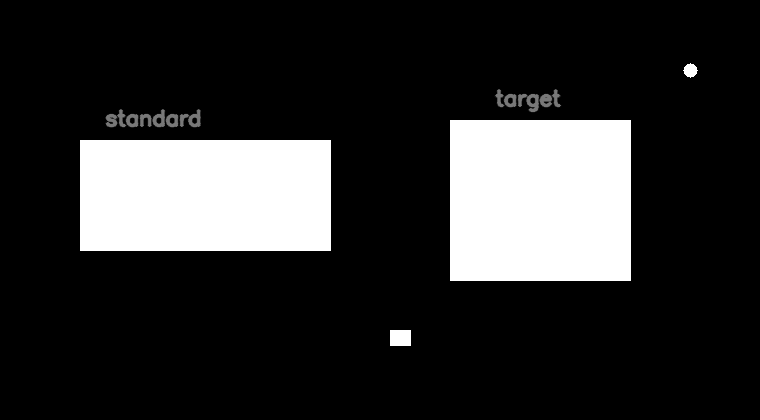
#> input picture week01-opencv/day05/images/measurement_test.png, 760 x 420 px
$ python test03_pixel_measurement.py
#> lines starting #> are read from the running program, lines starting #| are printed output that depends on the picture; after the words box and inside, x2 and y2 are one past the last pixel; in counts of white or black regions, pixels touching at a corner belong together
"""
Descripttion:
Author: Jie.Zh
Date: 2026-06-24 16:13:12
LastEditTime: 2026-06-24 16:14:25
"""

from pathlib import Path

import cv2

# 路径
BASE_DIR = Path(__file__).resolve().parent
IMAGE_FILE_PATH = BASE_DIR / "images" / "measurement_test.png"
OUTPUTS_PATH = BASE_DIR / "outputs" / "pixel_measurement"
OUTPUTS_PATH.mkdir(parents=True, exist_ok=True)

image_name = IMAGE_FILE_PATH.stem
result_path = OUTPUTS_PATH / f"{image_name}_result.png"

# 读取图片并复制
image = cv2.imread(str(IMAGE_FILE_PATH))
#> image is the input picture: shape (420, 760, 3); min 0, max 255, mean 46.5
if image is None:
    raise FileNotFoundError("文件读取失败")
marked_image = image.copy()
# 读取灰度图
gray_image = cv2.cvtColor(image, cv2.COLOR_BGR2GRAY)
# 二值化
_, binary_image = cv2.threshold(
    gray_image,
    0,
    255,
    cv2.THRESH_BINARY | cv2.THRESH_OTSU,
)
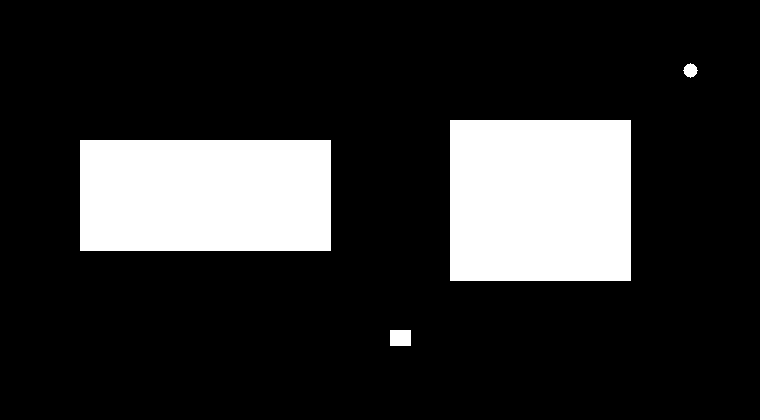
#> binary_image: shape (420, 760); 18% white; 4 white regions
# 查找外部轮廓
contours, _ = cv2.findContours(
    binary_image,
    cv2.RETR_EXTERNAL,
    cv2.CHAIN_APPROX_SIMPLE,
)
#> contours = 4 contours; box (x1, y1, x2, y2) and area: (450, 120, 631, 281) 28800, (80, 140, 331, 251) 27500, (390, 330, 411, 346) 300, (683, 63, 698, 78) 130
# 过滤有效轮廓
min_area = 1000
valid_contours = []
for contour in contours:
    area = cv2.contourArea(contour)
    x, y, width, height = cv2.boundingRect(contour)
    if area >= min_area:
        valid_contours.append((contour, x, y, width, height))
#> this loop made 4 passes
#> (contour, area, x, y, width, height) on passes 1 to 3: ([[390, 330], [390, 345], [410, 345], [410, 330]], 300, 390, 330, 21, 16), ([[80, 140], [80, 250], [330, 250], [330, 140]], 27500, 80, 140, 251, 111), ([[450, 120], [450, 280], [630, 280], [630, 120]], 28800, 450, 120, 181, 161)
#> (area, x, y, width, height) on pass 4: (130, 683, 63, 15, 15)
#> after the loop, valid_contours = [([[80, 140], [80, 250], [330, 250], [330, 140]], 80, 140, 251, 111), ([[450, 120], [450, 280], [630, 280], [630, 120]], 450, 120, 181, 161)]

# 根据x坐标排序，x坐标最小的最靠前
valid_contours.sort(key=lambda item: item[1])

# 排序第一个为标准件 第二个为带测量件
standard_part = valid_contours[0]
#> standard_part = ([[80, 140], [80, 250], [330, 250], [330, 140]], 80, 140, 251, 111)
target_part = valid_contours[1]
#> target_part = ([[450, 120], [450, 280], [630, 280], [630, 120]], 450, 120, 181, 161)

standard_part_width_mm = 50


mm_per_pixel = standard_part_width_mm / standard_part[3]
#> mm_per_pixel = 0.199

standard_part_height_mm = standard_part[4] * mm_per_pixel
#> standard_part_height_mm = 22.11

target_part_width_mm = target_part[3] * mm_per_pixel
#> target_part_width_mm = 36.06
target_part_height_mm = target_part[4] * mm_per_pixel
#> target_part_height_mm = 32.07

# 标准件画框和标注文字
cv2.rectangle(
    marked_image,
    (standard_part[1], standard_part[2]),
    (standard_part[1] + standard_part[3], standard_part[2] + standard_part[4]),
    (0, 255, 0),
    2,
    cv2.LINE_AA,
)
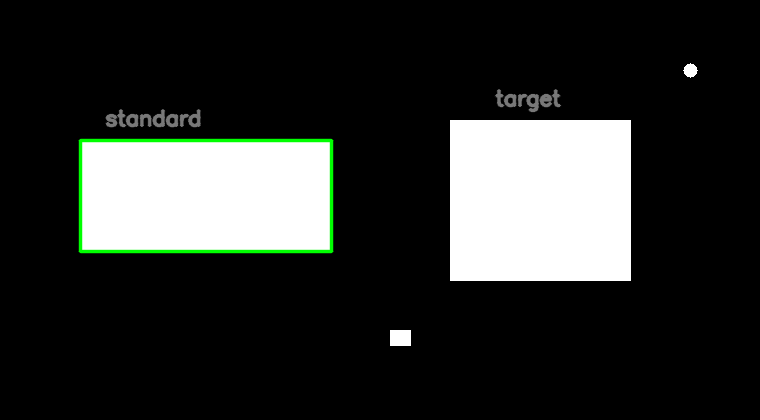
#> marked_image: shape (420, 760, 3); 1.13% of pixels changed, all inside (x1, y1, x2, y2) = (78, 138, 334, 254)
# 绘制文字
standard_texts = [
    "Standard",
    f"W:{standard_part_width_mm:.1f}mm",
    f"H:{standard_part_height_mm:.1f}mm",
    f"Scale:{mm_per_pixel:.4f}mm/px",
]
#> standard_texts = ['Standard', 'W:50.0mm', 'H:22.1mm', 'Scale:0.1992mm/px']
standard_text_x = standard_part[1]
#> standard_text_x = 80
standard_text_y = max(standard_part[2] - 75, 30)
#> standard_text_y = 65
# 循环标注文字
for index, text in enumerate(standard_texts):
    cv2.putText(
        marked_image,
        text,
        (standard_text_x, standard_text_y + index * 20),
        cv2.FONT_HERSHEY_SIMPLEX,
        0.5,
        (0, 255, 0),
        1,
    )
#> this loop made 4 passes
#> text on passes 1 to 4: 'Standard', 'W:50.0mm', 'H:22.1mm', 'Scale:0.1992mm/px'
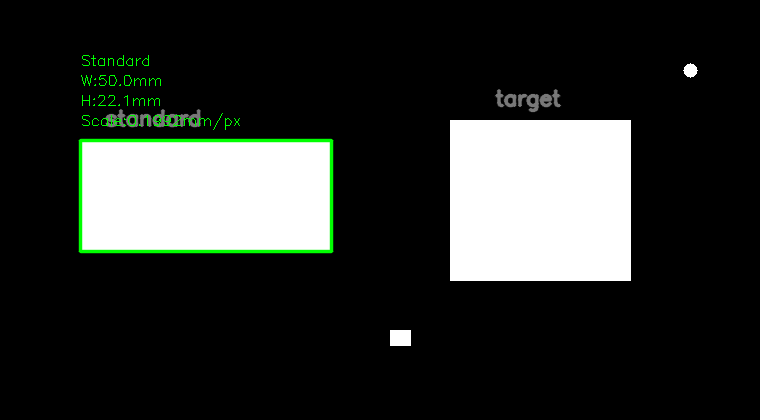
#> marked_image: shape (420, 760, 3); 0.27% of pixels changed, all inside (x1, y1, x2, y2) = (81, 55, 240, 130)

# 待测量件画框和标注文字
cv2.rectangle(
    marked_image,
    (target_part[1], target_part[2]),
    (target_part[1] + target_part[3], target_part[2] + target_part[4]),
    (0, 255, 255),
    2,
    cv2.LINE_AA,
)
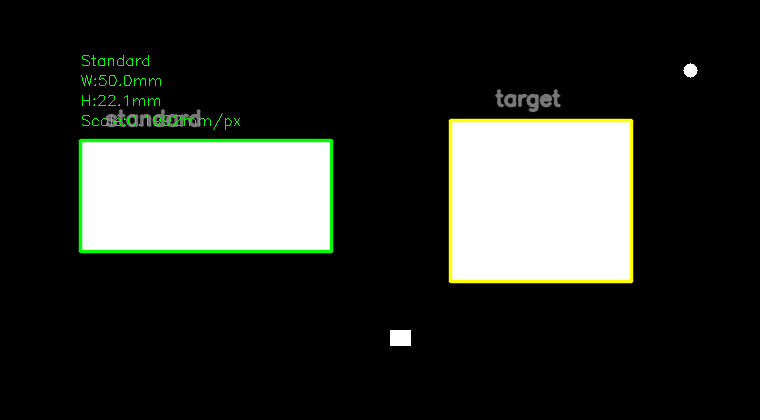
#> marked_image: shape (420, 760, 3); 1.07% of pixels changed, all inside (x1, y1, x2, y2) = (448, 118, 634, 284)

target_texts = [
    "Target",
    f"W:{target_part_width_mm:.1f}mm",
    f"H:{target_part_height_mm:.1f}mm",
    f"Scale:{mm_per_pixel:.4f}mm/px",
]
#> target_texts = ['Target', 'W:36.1mm', 'H:32.1mm', 'Scale:0.1992mm/px']
target_text_x = target_part[1]
#> target_text_x = 450
target_text_y = max(target_part[2] - 75, 30)
#> target_text_y = 45
for index, text in enumerate(target_texts):
    cv2.putText(
        marked_image,
        text,
        (target_text_x, target_text_y + index * 20),
        cv2.FONT_HERSHEY_SIMPLEX,
        0.5,
        (0, 255, 255),
        1,
    )
#> this loop made 4 passes
#> text on passes 1 to 4: 'Target', 'W:36.1mm', 'H:32.1mm', 'Scale:0.1992mm/px'
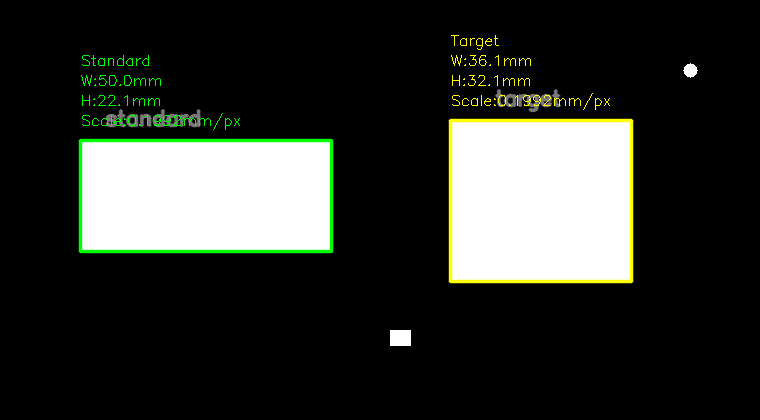
#> marked_image: shape (420, 760, 3); 0.25% of pixels changed, all inside (x1, y1, x2, y2) = (451, 35, 610, 110)

# 保存
saved = cv2.imwrite(str(result_path), marked_image)
if saved:
    print(f"{result_path.name} 保存成功")
else:
    print(f"{result_path.name} 保存失败")

$ run again, with week01-opencv/day05/images/center_test.png copied over week01-opencv/day05/images/measurement_test.png
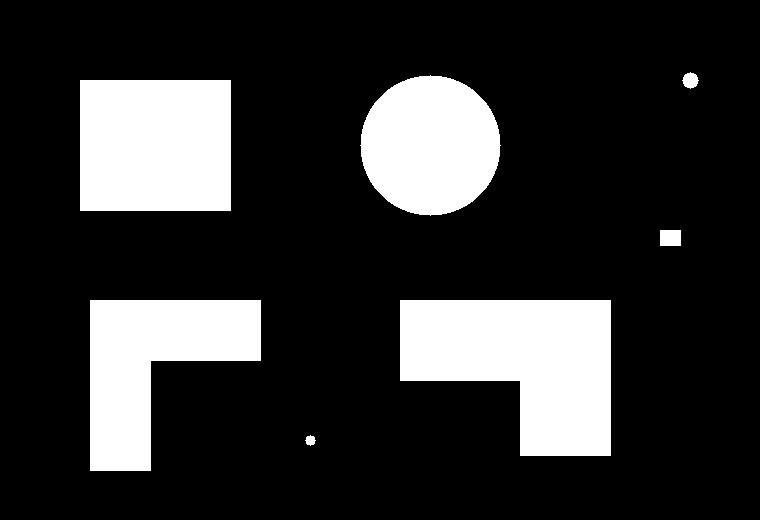
#> input picture week01-opencv/day05/images/center_test.png, 760 x 520 px
#> image is the input picture: shape (520, 760, 3); 19.4% white; 7 white regions, largest, box (x1, y1, x2, y2) and area: (400, 300, 611, 456) 23916, (80, 80, 231, 211) 19781, (90, 300, 261, 471) 17141
#> gray_image: shape (520, 760); 19.4% white; 7 white regions
#> contours = 7 contours; box (x1, y1, x2, y2) and area: (400, 300, 611, 456) 23550, (80, 80, 231, 211) 19500, (90, 300, 261, 471) 16800, (360, 75, 501, 216) 15176, (660, 230, 681, 246) 300, (682, 72, 699, 89) 174, (305, 435, 316, 446) 66
#> the loop `for contour in contours:` made 7 passes
#> (area, x, y, width, height) on passes 1, 2, 3, 6, 7: (66, 305, 435, 11, 11), (23550.5, 400, 300, 211, 156), (16800.5, 90, 300, 171, 171), (15176, 360, 75, 141, 141), (174, 682, 72, 17, 17)
#> after the loop `for contour in contours:`: valid_contours = 4 items
#> standard_part = ([[80, 80], [80, 210], [230, 210], [230, 80]], 80, 80, 151, 131)
#> target_part = 5 items
#> mm_per_pixel = 0.331
#> standard_part_height_mm = 43.38
#> target_part_width_mm = 56.62
#> standard_texts = ['Standard', 'W:50.0mm', 'H:43.4mm', 'Scale:0.3311mm/px']
#> standard_text_x = 80
#> standard_text_y = 30
#> the loop `for index, text in enumerate(standard_texts):` made 4 passes
#> text on passes 1 to 4: 'Standard', 'W:50.0mm', 'H:43.4mm', 'Scale:0.3311mm/px'
#> `cv2.rectangle( marked_image, (target_part[1], target_part[2]), (target..`:
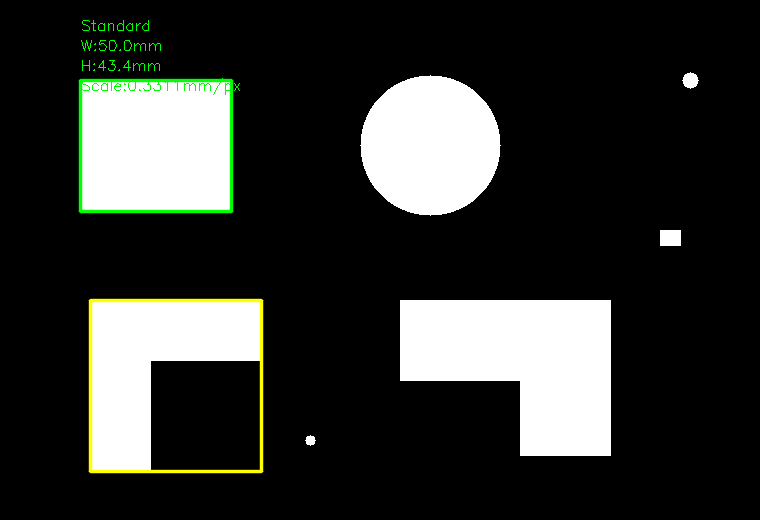
#> marked_image: shape (520, 760, 3); mean B, G, R 48.2, 51.5, 49.7
#> target_texts = ['Target', 'W:56.6mm', 'H:56.6mm', 'Scale:0.3311mm/px']
#> target_text_x = 90
#> target_text_y = 225
#> the loop `for index, text in enumerate(target_texts):` made 4 passes
#> text on passes 1 to 4: 'Target', 'W:56.6mm', 'H:56.6mm', 'Scale:0.3311mm/px'
#> after the loop `for index, text in enumerate(target_texts):`:
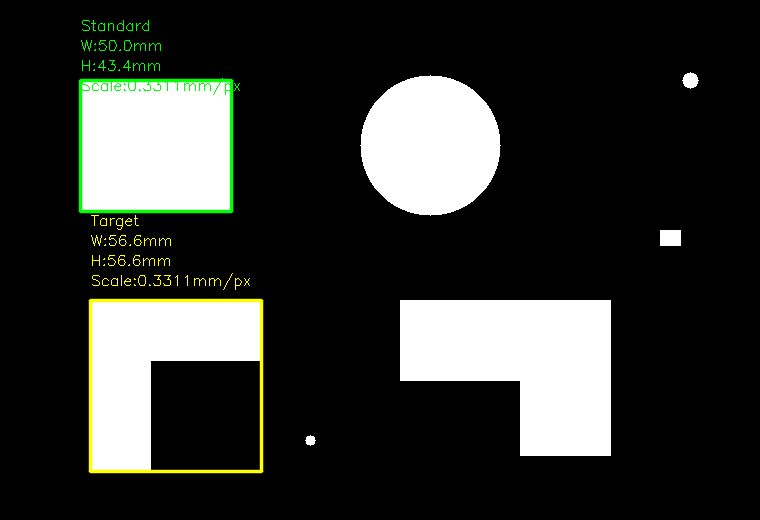
#> marked_image: shape (520, 760, 3); 0.21% of pixels changed, all inside (x1, y1, x2, y2) = (91, 215, 250, 290)

$ run again, with week01-opencv/day05/images/rotated_rect_test.png copied over week01-opencv/day05/images/measurement_test.png
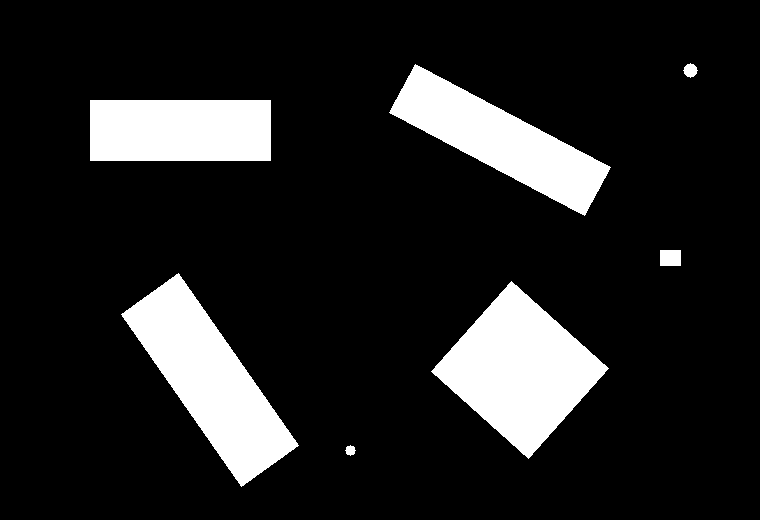
#> input picture week01-opencv/day05/images/rotated_rect_test.png, 760 x 520 px
#> image is the input picture: shape (520, 760, 3); 13.8% white; 7 white regions, largest, box (x1, y1, x2, y2) and area: (431, 281, 609, 459) 15878, (121, 273, 299, 487) 14954, (389, 64, 611, 216) 12282
#> gray_image: shape (520, 760); 13.8% white; 7 white regions
#> contours = 7 contours; box (x1, y1, x2, y2) and area: (431, 281, 609, 459) 15690, (121, 273, 299, 487) 14724, (389, 64, 611, 216) 12038, (90, 100, 271, 161) 10800, (660, 250, 681, 266) 300, (683, 63, 698, 78) 130, (345, 445, 356, 456) 66
#> the loop `for contour in contours:` made 7 passes
#> (area, x, y, width, height) on passes 1, 2, 3, 6, 7: (66, 345, 445, 11, 11), (15690, 431, 281, 178, 178), (14724, 121, 273, 178, 214), (12038, 389, 64, 222, 152), (130, 683, 63, 15, 15)
#> after the loop `for contour in contours:`: valid_contours = 4 items
#> standard_part = ([[90, 100], [90, 160], [270, 160], [270, 100]], 90, 100, 181, 61)
#> target_part = 5 items, first 5: contour of 276 points, box (x1, y1, x2, y2) (121, 273, 299, 487), area 14724, 121, 273, 178, 214
#> mm_per_pixel = 0.276
#> standard_part_height_mm = 16.85
#> target_part_width_mm = 49.17
#> target_part_height_mm = 59.12
#> standard_texts = ['Standard', 'W:50.0mm', 'H:16.9mm', 'Scale:0.2762mm/px']
#> standard_text_x = 90
#> standard_text_y = 30
#> the loop `for index, text in enumerate(standard_texts):` made 4 passes
#> text on passes 1 to 4: 'Standard', 'W:50.0mm', 'H:16.9mm', 'Scale:0.2762mm/px'
#> `cv2.rectangle( marked_image, (target_part[1], target_part[2]), (target..`:
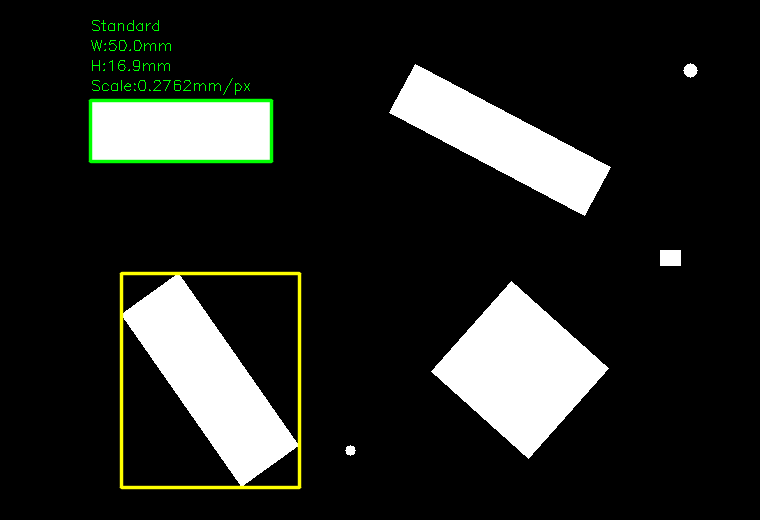
#> marked_image: shape (520, 760, 3); mean B, G, R 34.8, 38.1, 36.5
#> target_texts = ['Target', 'W:49.2mm', 'H:59.1mm', 'Scale:0.2762mm/px']
#> target_text_x = 121
#> target_text_y = 198
#> the loop `for index, text in enumerate(target_texts):` made 4 passes
#> text on passes 1 to 4: 'Target', 'W:49.2mm', 'H:59.1mm', 'Scale:0.2762mm/px'
#> after the loop `for index, text in enumerate(target_texts):`:
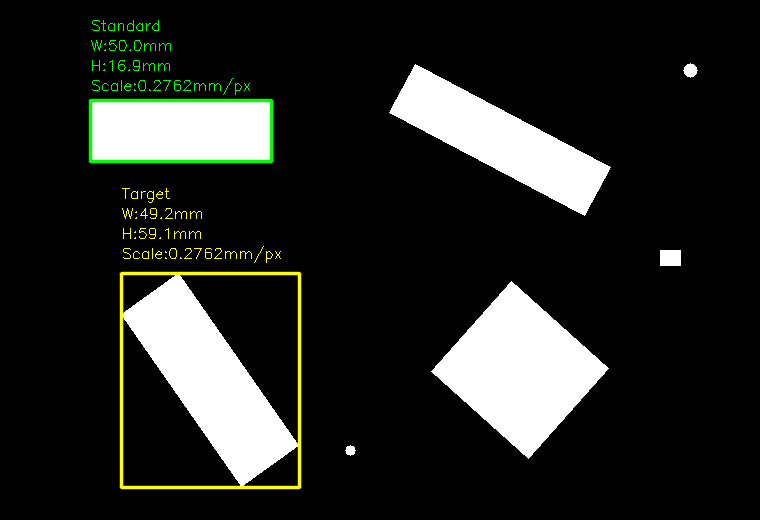
#> marked_image: shape (520, 760, 3); 0.21% of pixels changed, all inside (x1, y1, x2, y2) = (122, 188, 281, 263)
